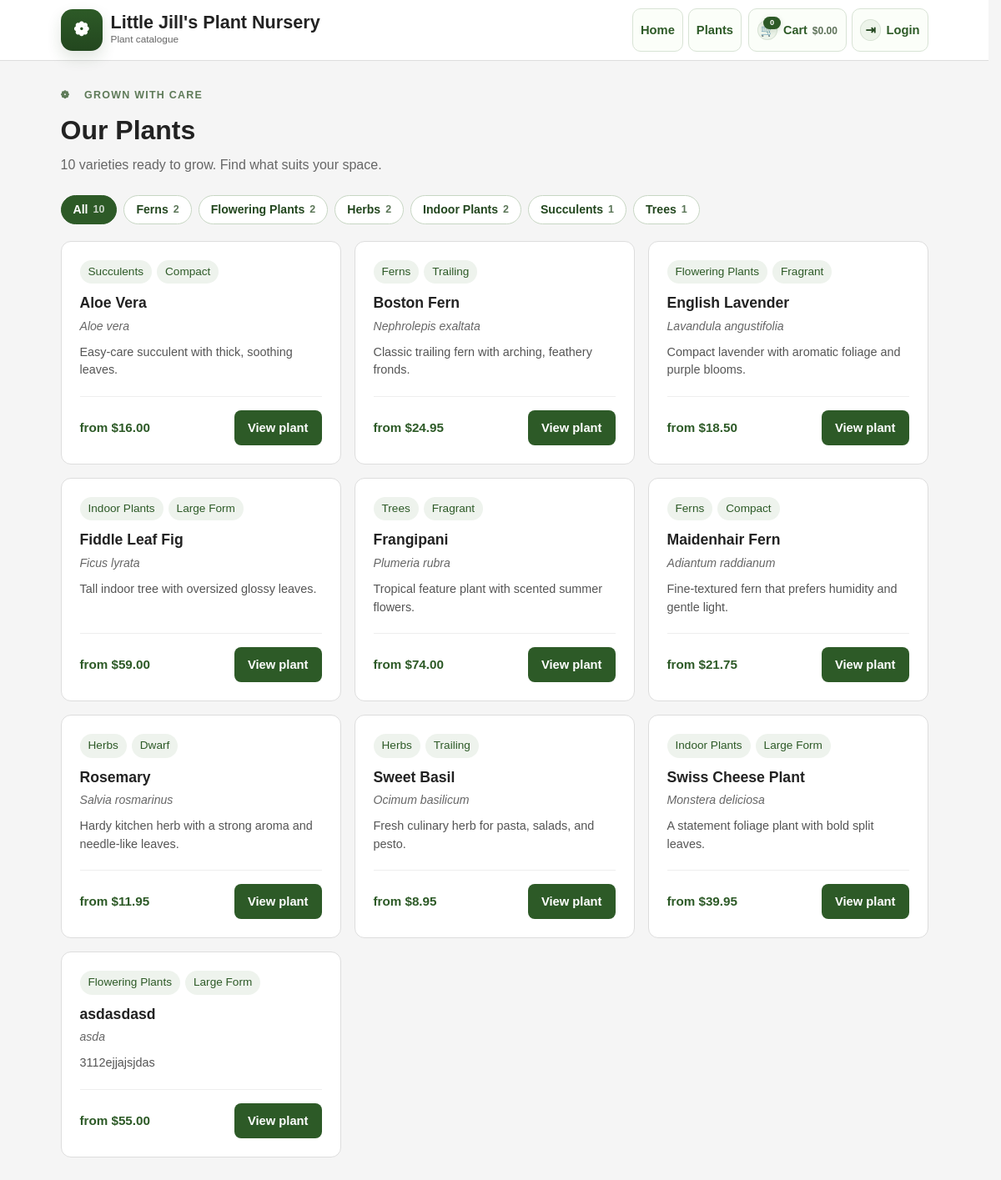
/plants, run on the app's committed database.
### models.py (models this page shows)
class Category(db.Model):
    id: Mapped[int] = mapped_column(primary_key=True)
    name: Mapped[str] = mapped_column(String(100), nullable=False)
    image_filename: Mapped[Optional[str]] = mapped_column(String(255))
    description: Mapped[Optional[str]] = mapped_column(String(255))

class Variety(db.Model):
    id: Mapped[int] = mapped_column(primary_key=True)
    name: Mapped[str] = mapped_column(String(100), nullable=False)
    description: Mapped[Optional[str]] = mapped_column(String(255))

class Plant(db.Model):
    id: Mapped[int] = mapped_column(primary_key=True)
    common_name: Mapped[str] = mapped_column(String(100))
    scientific_name: Mapped[Optional[str]] = mapped_column(String(100))
    category_id: Mapped[Optional[int]] = mapped_column(ForeignKey('category.id'))
    species_id: Mapped[Optional[int]] = mapped_column(ForeignKey('species.id'))
    variety_id: Mapped[Optional[int]] = mapped_column(ForeignKey('variety.id'))
    description: Mapped[Optional[str]] = mapped_column(String(200))
    colour: Mapped[Optional[str]] = mapped_column(String(50))
    growth_width: Mapped[Optional[float]] = mapped_column(Float)
    growth_height: Mapped[Optional[float]] = mapped_column(Float)
    fragrant: Mapped[Optional[bool]] = mapped_column(Boolean, default=False)
    frost_sensitive: Mapped[Optional[bool]] = mapped_column(Boolean, default=False)
    flowering_period: Mapped[Optional[str]] = mapped_column(String(200))
    light_requirements: Mapped[Optional[str]] = mapped_column(String(200))
    soil_requirements: Mapped[Optional[str]] = mapped_column(String(200))
    planting_advice: Mapped[Optional[str]] = mapped_column(String(200))
    watering_needs: Mapped[Optional[str]] = mapped_column(String(200))
    pruning_needs: Mapped[Optional[str]] = mapped_column(String(200))
    images: Mapped[Optional[list]] = mapped_column(JSON, default=list)
    plant_pots: Mapped[list["PlantPot"]] = relationship(back_populates="plant")
    cart_items: Mapped[list["CartItem"]] = relationship(back_populates="plant")
    @property
    def primary_image(self) -> Optional[str]:
        return self.images[0] if self.images else None

### app.py (the view)
@app.route("/plants")
def plants_index():
    active_categories = set(request.args.getlist('category', type=int))
    categories = Category.query.order_by(Category.name).all()
    species_list = Species.query.order_by(Species.name).all()
    varieties = Variety.query.order_by(Variety.name).all()
    category_map = {c.id: c.name for c in categories}
    species_map = {s.id: s.name for s in species_list}
    variety_map = {v.id: v.name for v in varieties}
    all_plants = Plant.query.all()
    cat_counts = Counter(p.category_id for p in all_plants if p.category_id)
    min_prices = dict(
        db.session.query(PlantPot.plant_id, func.min(PlantPot.price))
        .group_by(PlantPot.plant_id)
        .all()
    )
    q = Plant.query
    if active_categories:
        q = q.filter(Plant.category_id.in_(active_categories))
    plant_rows = []
    for plant in q.order_by(Plant.common_name).all():
        plant_rows.append({
            "id": plant.id,
            "common_name": plant.common_name,
            "scientific_name": plant.scientific_name,
            "category_name": category_map.get(plant.category_id),
            "species_name": species_map.get(plant.species_id),
            "variety_name": variety_map.get(plant.variety_id),
            "description": plant.description,
            "min_price": min_prices.get(plant.id),
            "primary_image": plant.primary_image,
        })
    def toggle_category_url(active_cats, cat_id):
        cats = set(active_cats)
        if cat_id in cats:
            cats.discard(cat_id)
        else:
            cats.add(cat_id)
        if cats:
            params = '&'.join(f'category={c}' for c in sorted(cats))
            return url_for('plants_index') + '?' + params
        return url_for('plants_index')
    return render_template(
        "plants.html",
        plants=plant_rows,
        categories=categories,
        species=species_list,
        varieties=varieties,
        cat_counts=cat_counts,
        active_categories=active_categories,
        toggle_category_url=toggle_category_url,
    )

### app.py (called while the page is built, shortened)
def get_header_cart_summary():
    if not current_user.is_authenticated:
        return {
            "header_cart_item_count": 0,
            "header_cart_total": Decimal("0.00"),
        }

@app.context_processor
def inject_header_cart_summary():
    return get_header_cart_summary()

### templates/plants.html (shortened to what this page needs)
<!DOCTYPE html>
<html lang="en">
<head>
    <link rel="stylesheet" href="{{ url_for('static', filename='styles.css') }}">
</head>
<body>
    {% include '_header.html' %}
    <main class="container">
        <div class="page-header">
            <p class="page-header__eyebrow">❁ &ensp; grown with care</p>
            <h1>Our Plants</h1>
            <p class="muted">{{ plants|length }} variet{% if plants|length != 1 %}ies{% else %}y{% endif %} ready to grow. Find what suits your space.</p>
        </div>
        {% if categories %}
        <div class="filter-bar">
            <a class="filter-chip {% if not active_categories %}filter-chip--active{% endif %}" href="{{ url_for('plants_index') }}">All <span class="filter-chip__count">{{ plants|length if not active_categories else (cat_counts.values()|sum) }}</span></a>
            {% for cat in categories %}
            {% if cat_counts.get(cat.id, 0) > 0 %}
            <a class="filter-chip {% if cat.id in active_categories %}filter-chip--active{% endif %}" href="{{ toggle_category_url(active_categories, cat.id) }}">{{ cat.name }} <span class="filter-chip__count">{{ cat_counts.get(cat.id, 0) }}</span></a>
            {% endif %}
            {% endfor %}
        </div>
        {% endif %}
        {% if plants %}
            <div class="plant-grid">
                {% for plant in plants %}
                    <article class="plant-card">
                        <div class="plant-card__body">
                            <div class="plant-card__meta">
                                {% if plant.category_name %}<span class="tag">{{ plant.category_name }}</span>{% endif %}
                                {% if plant.variety_name %}<span class="tag">{{ plant.variety_name }}</span>{% endif %}
                            </div>
                            <h3 class="plant-card__name">{{ plant.common_name }}</h3>
                            {% if plant.scientific_name %}
                                <p class="plant-card__sci"><em>{{ plant.scientific_name }}</em></p>
                            {% endif %}
                            {% if plant.description %}
                                <p class="plant-card__desc">{{ plant.description }}</p>
                            {% endif %}
                        </div>
                        <div class="plant-card__footer">
                            {% if plant.min_price %}
                                <span class="plant-card__price">from ${{ '%.2f'|format(plant.min_price) }}</span>
                            {% endif %}
                            <a class="button-link" href="{{ url_for('plant_detail', id=plant.id) }}">View plant</a>
                        </div>
                    </article>
                {% endfor %}
            </div>
        {% else %}
            <p class="muted">No plants found.</p>
        {% endif %}
    </main>
</body>
</html>

### static/styles.css (style rules this page uses)
body { margin: 0; font-family: Arial, sans-serif; background: #f5f5f5; color: #222; line-height: 1.5; }
html { scrollbar-gutter: stable; }
.container { max-width: 1040px; margin: 0 auto; padding: 24px; }
.plant-grid { display: grid; grid-template-columns: repeat(auto-fill, minmax(260px, 1fr)); gap: 16px; margin-bottom: 20px; }
.page-header { margin-bottom: 24px; padding-top: 8px; }
.page-header__eyebrow { margin: 0 0 8px; font-size: 0.78rem; font-weight: 700; letter-spacing: 0.1em; text-transform: uppercase; color: #5e7a58; }
.page-header h1 { margin: 0 0 6px; font-size: 2rem; }
.page-header .muted { margin: 0; }
.filter-bar { display: flex; gap: 8px; flex-wrap: wrap; margin-bottom: 20px; }
.filter-chip { display: inline-flex; align-items: center; gap: 6px; padding: 6px 14px; border-radius: 999px; border: 1px solid #c7d6c3; background: #fff; color: #23471f; font-size: 0.88rem; font-weight: 600; text-decoration: none; transition: background 0.12s, border-color 0.12s; }
.filter-chip--active { background: #2d5a27; border-color: #2d5a27; color: #fff; }
.filter-chip__count { font-size: 0.78rem; font-weight: 700; opacity: 0.75; }
.plant-card { border: 1px solid #ddd; border-radius: 12px; padding: 22px; background: #fff; display: flex; flex-direction: column; transition: box-shadow 0.15s, transform 0.15s; }
.plant-card__meta { display: flex; gap: 6px; flex-wrap: wrap; margin-bottom: 10px; }
.plant-card__body { flex: 1; }
.plant-card__name { margin: 0 0 4px; font-size: 1.1rem; }
.plant-card__sci { margin: 0 0 4px; color: #666; font-size: 0.88rem; }
.plant-card__desc { margin: 10px 0 0; font-size: 0.9rem; color: #555; line-height: 1.5; }
.plant-card__footer { display: flex; align-items: center; justify-content: space-between; gap: 10px; margin-top: 20px; padding-top: 16px; border-top: 1px solid #eee; }
.plant-card__price { font-size: 0.95rem; font-weight: 700; color: #2d5a27; }
.tag { background: #eef3ed; color: #2d5a27; border-radius: 999px; padding: 4px 10px; font-size: 0.85rem; }
.muted { color: #666; }
.button-link { display: inline-flex; align-items: center; justify-content: center; padding: 10px 16px; border-radius: 8px; background: #2d5a27; color: #fff; text-decoration: none; font-weight: 600; font-size: 0.92rem; border: none; cursor: pointer; }

### data on the page
Category: name "Ferns", get "2", category_name "Ferns" "Ferns"
Category: name "Flowering Plants", get "2", category_name "Flowering Plants" "Flowering Plants"
Category: name "Herbs", get "2", category_name "Herbs" "Herbs"
Category: name "Indoor Plants", get "2", category_name "Indoor Plants" "Indoor Plants"
Category: name "Succulents", get "1", category_name "Succulents"
Category: name "Trees", get "1", category_name "Trees"
Variety: variety_name "Compact" "Compact"
Plant: common_name "Aloe Vera", scientific_name "Aloe vera", description "Easy-care succulent with thick, soothing leaves."
Variety: variety_name "Trailing" "Trailing"
Plant: common_name "Boston Fern", scientific_name "Nephrolepis exaltata", description "Classic trailing fern with arching, feathery fronds."
Variety: variety_name "Fragrant" "Fragrant"
Plant: common_name "English Lavender", scientific_name "Lavandula angustifolia", description "Compact lavender with aromatic foliage and purple blooms."
Variety: variety_name "Large Form" "Large Form" "Large Form"
Plant: common_name "Fiddle Leaf Fig", scientific_name "Ficus lyrata", description "Tall indoor tree with oversized glossy leaves."
Plant: common_name "Frangipani", scientific_name "Plumeria rubra", description "Tropical feature plant with scented summer flowers."
Plant: common_name "Maidenhair Fern", scientific_name "Adiantum raddianum", description "Fine-textured fern that prefers humidity and gentle light."
Variety: variety_name "Dwarf"
Plant: common_name "Rosemary", scientific_name "Salvia rosmarinus", description "Hardy kitchen herb with a strong aroma and needle-like leaves."
Plant: common_name "Sweet Basil", scientific_name "Ocimum basilicum", description "Fresh culinary herb for pasta, salads, and pesto."
Plant: common_name "Swiss Cheese Plant", scientific_name "Monstera deliciosa", description "A statement foliage plant with bold split leaves."
Plant: common_name "asdasdasd", scientific_name "asda", description "3112ejjajsjdas"

### other printed values
{{ header_cart_item_count }} "0"
{{ '%.2f'|format(header_cart_total) }} "0.00"
{{ plants|length }} "10"
{{ plants|length if not active_categories else (cat_counts.values()|sum) }} "10"
{{ '%.2f'|format(plant.min_price) }} "16.00" "24.95" "18.50" "59.00" "74.00" "21.75" "11.95" "8.95" "39.95" "55.00"
